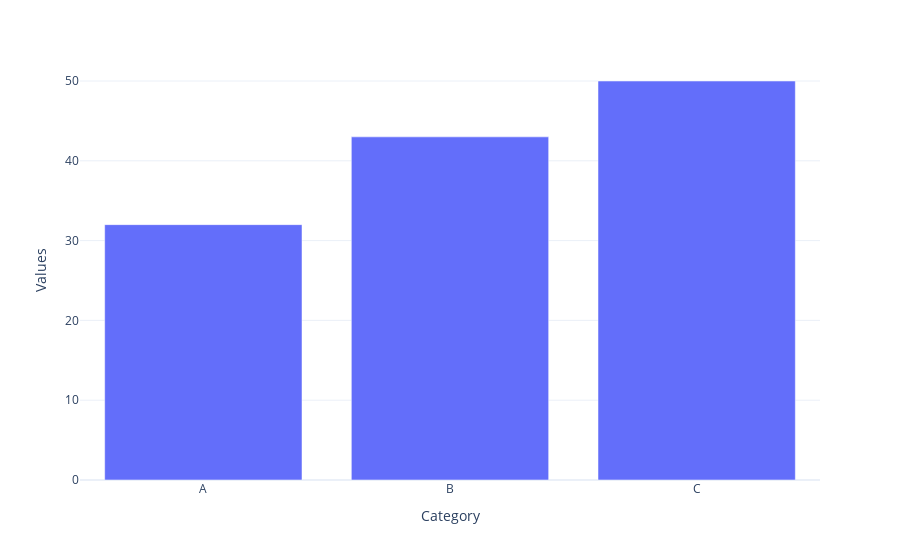

Notebook code for this chart:
### Markdown cell above
### bar charts

### Code cell
fig = px.bar(df2, x='Category', y='Values')
fig.show()

### Figure 1 — Plotly figure (JSON) as saved in the notebook; plotly's stock layout.template omitted (floating-point values rounded to 4 significant figures)
{"data": [{"hovertemplate": "Category=%{x}<br>Values=%{y}<extra></extra>", "legendgroup": "", "marker": {"color": "#636efa", "pattern": {"shape": ""}}, "name": "", "orientation": "v", "showlegend": false, "textposition": "auto", "type": "bar", "x": ["A", "B", "C"], "xaxis": "x", "y": [32, 43, 50], "yaxis": "y"}], "layout": {"barmode": "relative", "legend": {"tracegroupgap": 0}, "margin": {"t": 60}, "xaxis": {"anchor": "y", "domain": [0, 1], "title": {"text": "Category"}}, "yaxis": {"anchor": "x", "domain": [0, 1], "title": {"text": "Values"}}}}
